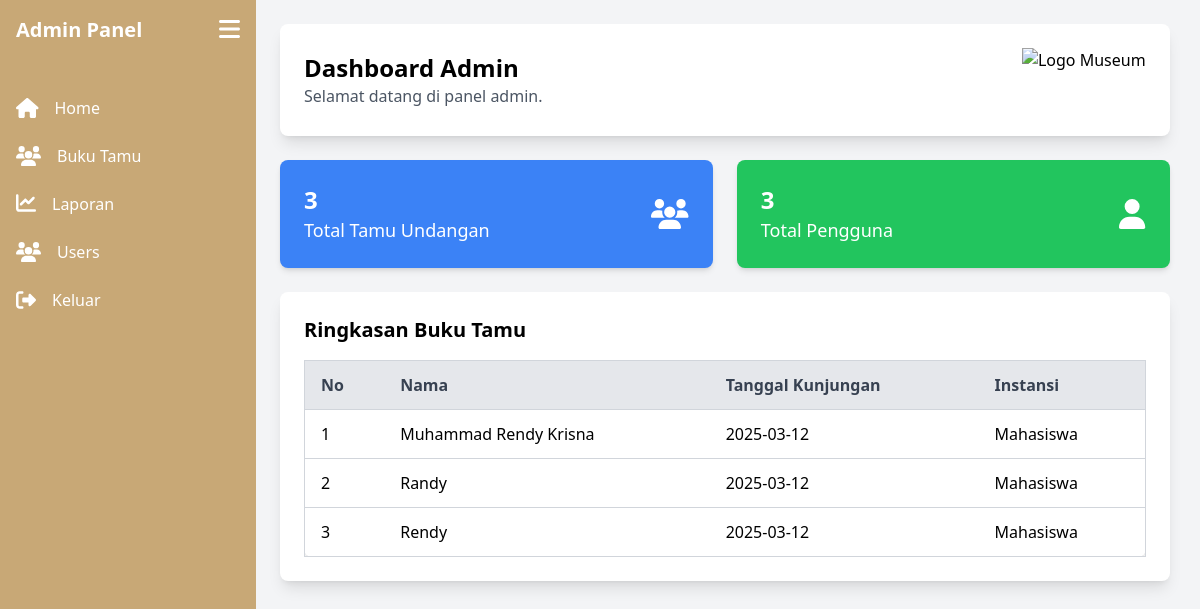
/public/admin/index.php, run on the app's committed database.
### tables this page shows
CREATE TABLE `tbl_tamu_undangan` (
  `id` int(11) NOT NULL,
  `nama` varchar(255) NOT NULL,
  `alamat` text NOT NULL,
  `tanggal_kunjungan` date NOT NULL,
  `instansi` varchar(255) NOT NULL,
  `created_at` timestamp NOT NULL DEFAULT current_timestamp()
);

### public/admin/index.php (the view, shortened to what this page needs)
<?php
$host = "localhost";
$user = "root";
$password = "";
$database = "museum_db";
$conn = new mysqli($host, $user, $password, $database);
$queryTamu = "SELECT COUNT(*) as total_tamu FROM tbl_tamu_undangan";
$queryUser = "SELECT COUNT(*) as total_user FROM users";
$resultTamu = $conn->query($queryTamu);
$resultUser = $conn->query($queryUser);
$totalTamu = $resultTamu->fetch_assoc()['total_tamu'];
$totalUser = $resultUser->fetch_assoc()['total_user'];
?>
<!DOCTYPE html>
<html lang="id">
<head>
    <script src="https://cdn.tailwindcss.com"></script>
</head>
<body class="bg-gray-100 flex">
    <?php include "../components/Slidebar.php"; ?>
    <div class="p-6 w-full ml-64 transition-all duration-300" id="content">
        <div class="bg-white p-6 rounded-lg shadow-lg flex items-center justify-between">
            <div>
                <h2 class="text-2xl font-bold">Dashboard Admin</h2>
                <p class="text-gray-600">Selamat datang di panel admin.</p>
            </div>
            <img src="assets/logo.png" alt="Logo Museum" class="h-16">
        </div>
        <div class="grid grid-cols-1 md:grid-cols-2 lg:grid-cols-2 gap-6 mt-6">
            <div class="bg-blue-500 text-white p-6 rounded-lg shadow-md flex items-center justify-between">
                <div>
                    <h3 class="text-2xl font-bold"><?php echo $totalTamu; ?></h3>
                    <p class="text-lg">Total Tamu Undangan</p>
                </div>
                <i class="fas fa-users text-3xl"></i>
            </div>
            <div class="bg-green-500 text-white p-6 rounded-lg shadow-md flex items-center justify-between">
                <div>
                    <h3 class="text-2xl font-bold"><?php echo $totalUser; ?></h3>
                    <p class="text-lg">Total Pengguna</p>
                </div>
                <i class="fas fa-user text-3xl"></i>
            </div>
        </div>
        <div class="mt-6 bg-white p-6 rounded-lg shadow-lg">
            <h3 class="text-xl font-bold mb-4">Ringkasan Buku Tamu</h3>
            <div class="overflow-x-auto">
                <table class="min-w-full bg-white border border-gray-300 rounded-lg shadow-md">
                    <thead>
                        <tr class="bg-gray-200 text-gray-700">
                            <th class="py-3 px-4 text-left">No</th>
                            <th class="py-3 px-4 text-left">Nama</th>
                            <th class="py-3 px-4 text-left">Tanggal Kunjungan</th>
                            <th class="py-3 px-4 text-left">Instansi</th>
                        </tr>
                    </thead>
                    <tbody>
                        <?php
                        $queryRingkasan = "SELECT nama, tanggal_kunjungan, instansi FROM tbl_tamu_undangan ORDER BY created_at DESC LIMIT 5";
                        $resultRingkasan = $conn->query($queryRingkasan);
                        if ($resultRingkasan->num_rows > 0) {
                            $no = 1;
                            while ($row = $resultRingkasan->fetch_assoc()) {
                                echo "<tr class='border-t border-gray-300'>
                                        <td class='py-3 px-4'>{$no}</td>
                                        <td class='py-3 px-4'>{$row['nama']}</td>
                                        <td class='py-3 px-4'>{$row['tanggal_kunjungan']}</td>
                                        <td class='py-3 px-4'>{$row['instansi']}</td>
                                      </tr>";
                                $no++;
                            }
                        } else {
                            echo "<tr><td colspan='4' class='text-center py-3'>Tidak ada data</td></tr>";
                        }
                        ?>
                    </tbody>
                </table>
            </div>
        </div>
    </div>
</body>
</html>

### data on the page
tbl_tamu_undangan: nama "Muhammad Rendy Krisna", tanggal_kunjungan "2025-03-12", instansi "Mahasiswa"
tbl_tamu_undangan: nama "Randy", tanggal_kunjungan "2025-03-12", instansi "Mahasiswa"
tbl_tamu_undangan: nama "Rendy", tanggal_kunjungan "2025-03-12", instansi "Mahasiswa"

### other printed values
$totalTamu "3"
$totalUser "3"
